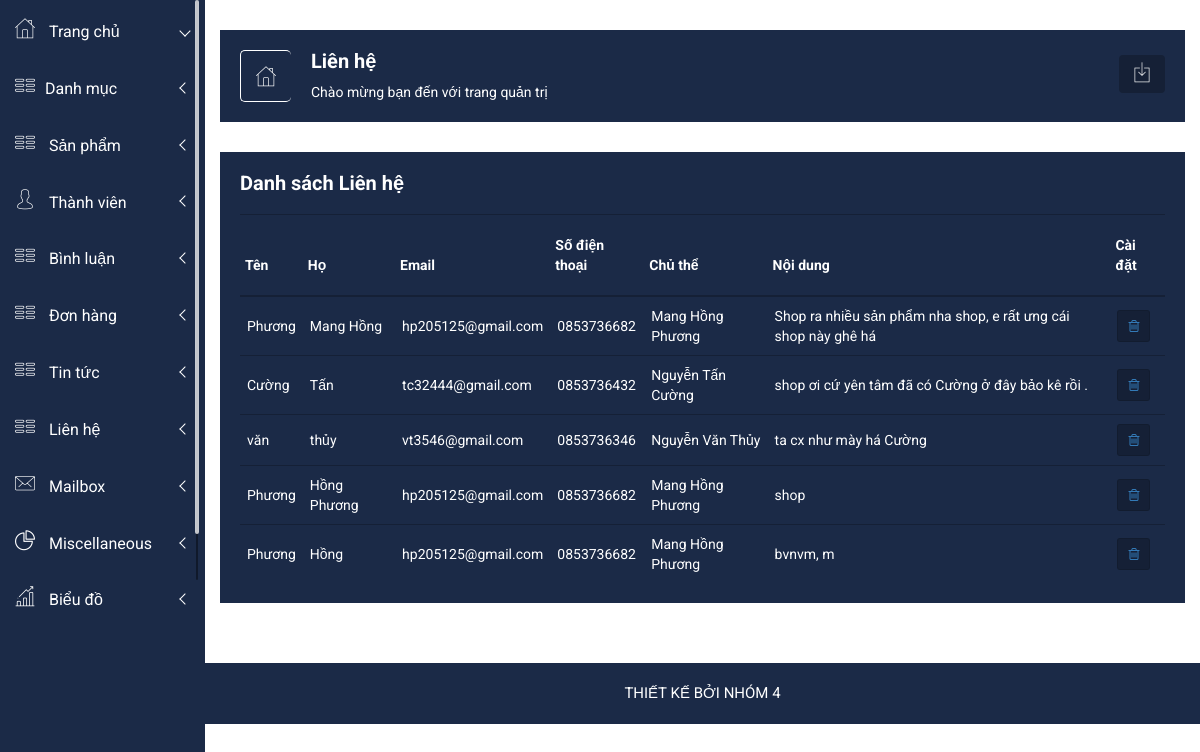
Page /admin1/index.php?act=lienhe on the committed database.
### tables this page shows
CREATE TABLE `feedback` (
  `id` int(11) NOT NULL,
  `firstname` varchar(30) DEFAULT NULL,
  `lastname` varchar(30) DEFAULT NULL,
  `email` varchar(250) DEFAULT NULL,
  `phone_number` varchar(20) DEFAULT NULL,
  `subject_name` varchar(350) DEFAULT NULL,
  `note` varchar(1000) DEFAULT NULL,
  `status` int(11) DEFAULT 0,
  `created_at` datetime DEFAULT NULL
);

### model/pdo.php (called while the page is built, shortened)
<?php
function pdo_get_connection(){
    $dburl = "mysql:host=localhost;dbname=webbanhang;charset=utf8";
    $username = 'root';
    $password = '';
    $conn = new PDO($dburl, $username, $password);
    $conn->setAttribute(PDO::ATTR_ERRMODE, PDO::ERRMODE_EXCEPTION);
    return $conn;
}
function pdo_query($sql){
    $sql_args = array_slice(func_get_args(), 1);
    try{
        $conn = pdo_get_connection();
        $stmt = $conn->prepare($sql);
        $stmt->execute($sql_args);
        $rows = $stmt->fetchAll();
        return $rows;
    }
    catch(PDOException $e){
        throw $e;
    }
    finally{
        unset($conn);
    }
}

### model/gopy.php (called while the page is built, shortened)
<?php
function loadall_lienhe(){
    $sql="select * from feedback";
    $dslh=pdo_query($sql);
    return $dslh;
}
?>

### admin1/lienhe/danhsach.php (the view, shortened to what this page needs)
<div class="left-sidebar-pro">
    <nav id="sidebar" class="">
            <div class="left-custom-menu-adp-wrap comment-scrollbar">
                <nav class="sidebar-nav left-sidebar-menu-pro">
                    <ul class="metismenu" id="menu1">
                        <li class="active">
                            <a class="has-arrow" href="index.php">
                                <i class="icon nalika-home icon-wrap"></i>
                                <span class="mini-click-non">Trang chủ</span>
                            </a>
                        </li>
                        <li>
                            <a class="has-arrow" href="#" aria-expanded="false"><i class="icon nalika-table icon-wrap"></i><span class="mini-click-non">Danh mục</span></a>
                        </li>
                        <li>
                            <a class="has-arrow" href="#" aria-expanded="false"><i class="icon nalika-table icon-wrap"></i> <span class="mini-click-non">Sản phẩm</span></a>
                        </li>
                        <li>
                            <a class="has-arrow" href="#" aria-expanded="false"><i class="icon nalika-user icon-wrap"></i> <span class="mini-click-non">Thành viên</span></a>
                        </li>
                        <li>
                            <a class="has-arrow" href="index.php?act=binhluan" aria-expanded="false"><i class="icon nalika-table icon-wrap"></i> <span class="mini-click-non">Bình luận</span></a>
                        </li>
                        <li>
                            <a class="has-arrow" href="index.php?act=donhang" aria-expanded="false"><i class="icon nalika-table icon-wrap"></i> <span class="mini-click-non">Đơn hàng</span></a>
                        </li>
                        <li>
                            <a class="has-arrow" href="index.php?act=donhang" aria-expanded="false"><i class="icon nalika-table icon-wrap"></i> <span class="mini-click-non">Tin tức</span></a>
                        </li>
                        <li>
                            <a class="has-arrow" href="index.php?act=donhang" aria-expanded="false"><i class="icon nalika-table icon-wrap"></i> <span class="mini-click-non">Liên hệ</span></a>
                        </li>
                        <li>
                            <a class="has-arrow" href="mailbox.html" aria-expanded="false"><i class="icon nalika-mail icon-wrap"></i> <span class="mini-click-non">Mailbox</span></a>
                        </li>
                        <li>
                            <a class="has-arrow" href="mailbox.html" aria-expanded="false"><i class="icon nalika-pie-chart icon-wrap"></i> <span class="mini-click-non">Miscellaneous</span></a>
                        </li>
                        <li>
                            <a class="has-arrow" href="mailbox.html" aria-expanded="false"><i class="icon nalika-bar-chart icon-wrap"></i> <span class="mini-click-non">Biểu đồ</span></a>
                        </li>
                    </ul>
                </nav>
            </div>
        </nav>
    </div>
<div class="all-content-wrapper">
    <div class="header-advance-area">
        <div class="breadcome-area">
            <div class="container-fluid">
                <div class="row">
                    <div class="col-lg-12 col-md-12 col-sm-12 col-xs-12">
			<div class="breadcome-list">
                            <div class="row">
                                <div class="col-lg-6 col-md-6 col-sm-6 col-xs-6">
                                    <div class="breadcomb-wp">
							<div class="breadcomb-icon">
								<i class="icon nalika-home"></i>
							</div>
							<div class="breadcomb-ctn">
								<h2>Liên hệ</h2>
								<p>Chào mừng bạn đến với trang quản trị</p>
							</div>
						</div>
                                </div>
                                <div class="col-lg-6 col-md-6 col-sm-6 col-xs-6">
                                    <div class="breadcomb-report">
							<button data-toggle="tooltip" data-placement="left" title="Download Report" class="btn"><i class="icon nalika-download"></i></button>
						</div>
                                </div>
                            </div>
                        </div>
                    </div>
                </div>
            </div>
        </div>
    </div>
    <div class="product-status mg-b-30">
        <div class="container-fluid">
            <div class="row">
                <div class="col-lg-12 col-md-12 col-sm-12 col-xs-12">
                    <div class="product-status-wrap">
                        <h4>Danh sách Liên hệ</h4>
                        <table>
                            <tr>
                                <th>Tên</th>
                                <th>Họ</th>
                                <th>Email</th>
                                <th>Số điện thoại</th>
                                <th>Chủ thể</th>
                                <th>Nội dung</th>
                                <th>Cài đặt</th>
                            </tr>
                            <?php
                                foreach ($dslh as $lienhe) {
                                    extract($lienhe);
                                    $xoalh="index.php?act=xoalh&id=".$id;
                                echo '
                                    <tr>
                                        <td>'.$firstname.'</td>
                                        <td>'.$lastname.'</td>
                                        <td>'.$email.'</td>
                                        <td>'.$phone_number.'</td>
                                        <td>'.$subject_name.'</td>
                                        <td>'.$note.'</td>
                                        <td>
                                            <a href="'.$xoalh.'">
                                                <button data-toggle="tooltip" title="Xóa" class="pd-setting-ed"><i class="fa fa-trash-o" aria-hidden="true"></i></button>
                                            </a>
                                        </td>
                                    </tr>
                                ';}
                            ?>
                        </table>
                    </div>
                </div>
            </div>
        </div>
    </div>
    <div class="footer-copyright-area">
        <div class="container-fluid">
            <div class="row">
                <div class="col-lg-12">
                    <div class="footer-copy-right">
                        <p>THIẾT KẾ BỞI NHÓM 4</p>
                    </div>
                </div>
            </div>
        </div>
    </div>
</div>

### admin1/css/main.css (style rules this page uses)
html { color: #222; font-size: 1em; line-height: 1.4; }

### admin1/css/metisMenu/metisMenu-vertical.css (style rules this page uses)
.sidebar-nav { background: #fff; }
.sidebar-nav ul { padding: 0; margin: 0; list-style: none; background: #1b2a47; }
.sidebar-nav .metismenu { background: #1b2a47; display: -webkit-box; display: -ms-flexbox; display: flex; -webkit-box-orient: vertical; -webkit-box-direction: normal; -ms-flex-direction: column; flex-direction: column; }
.sidebar-nav .metismenu li + li { margin-top: 5px; }
.sidebar-nav .metismenu li:first-child { margin-top: 5px; }
.sidebar-nav .metismenu li:last-child { margin-bottom: 5px; }
.sidebar-nav .metismenu > li { display: -webkit-box; display: -ms-flexbox; display: flex; -webkit-box-orient: vertical; -webkit-box-direction: normal; -ms-flex-direction: column; flex-direction: column; position: relative; }
.sidebar-nav .metismenu a { position: relative; display: block; padding: 13px 15px; color: #fff; outline-width: 0; transition: all .3s ease-out; font-size:16px; }
.sidebar-nav .metismenu li .icon-wrap { margin-right:10px; font-size:20px; }

### rows in the picture
feedback: firstname "Phương", lastname "Mang Hồng", email "hp205125@gmail.com", phone_number "0853736682", subject_name "Mang Hồng Phương", note "Shop ra nhiều sản phẩm nha shop, e rất ưng cái shop này ghê há"
feedback: firstname "Cường", lastname "Tấn", email "tc32444@gmail.com", phone_number "0853736432", subject_name "Nguyễn Tấn Cường", note "shop ơi cứ yên tâm đã có Cường ở đây bảo kê rồi ."
feedback: firstname "văn", lastname "thủy", email "vt3546@gmail.com", phone_number "0853736346", subject_name "Nguyễn Văn Thủy", note "ta cx như mày há Cường"
feedback: firstname "Phương", lastname "Hồng Phương", email "hp205125@gmail.com", phone_number "0853736682", subject_name "Mang Hồng Phương", note "shop"
feedback: firstname "Phương", lastname "Hồng", email "hp205125@gmail.com", phone_number "0853736682", subject_name "Mang Hồng Phương", note "bvnvm, m"
